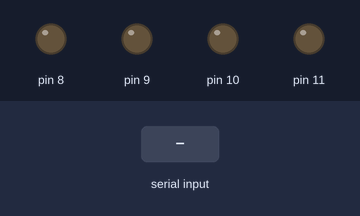
Recording of a sketch running on a simulated Arduino Uno, built with avr-gcc and run on an emulated ATmega328P. On the bench: output pins drawn as LEDs (lit = HIGH). The inputs (shaded band) are chosen by the test bench.

Above: at 1.2 s.
1.3 s: "1" received over Serial
At 2.0 s:
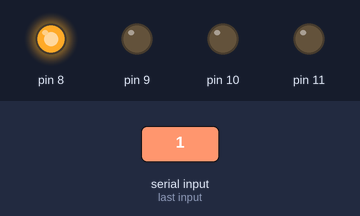
2.8 s: "2" received over Serial
At 3.1 s:
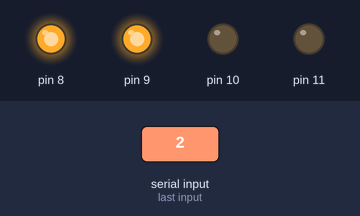
4.3 s: "3" received over Serial
At 5.5 s:
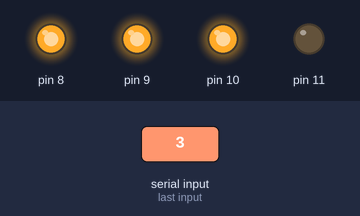
5.8 s: "4" received over Serial
At 6.6 s:
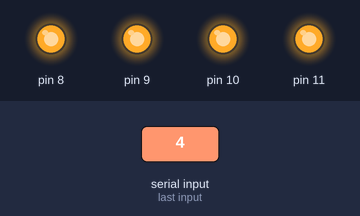
7.3 s: "0" received over Serial
At 7.8 s:
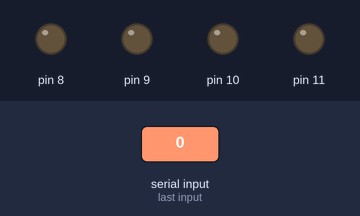
Timing chart, 0 to 9.8 s (numbered marks = the images above; inputs shaded):
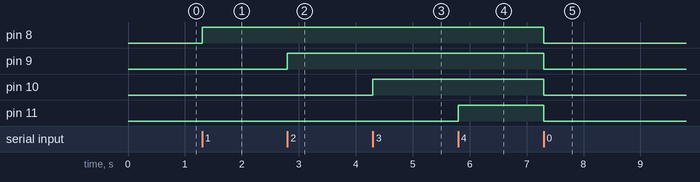

The sketch:

hand_gesture.ino
```cpp
char prevData = '0';  // store previous gesture

void setup()
{
  Serial.begin(9600);

  pinMode(8, OUTPUT);
  pinMode(9, OUTPUT);
  pinMode(10, OUTPUT);
  pinMode(11, OUTPUT);
}

void loop()
{
  if (Serial.available() > 0)
  {
    char data = Serial.read();

    // sirf update kare jab naya data aaye
    if (data != prevData)
    {
      prevData = data;

      // pehle sab LED OFF
      digitalWrite(8, LOW);
      digitalWrite(9, LOW);
      digitalWrite(10, LOW);
      digitalWrite(11, LOW);

      // data ke hisab se LED ON
      if (data == '1') digitalWrite(8, HIGH);
      else if (data == '2') { digitalWrite(8, HIGH); digitalWrite(9, HIGH); }
      else if (data == '3') { digitalWrite(8, HIGH); digitalWrite(9, HIGH); digitalWrite(10, HIGH); }
      else if (data == '4') { digitalWrite(8, HIGH); digitalWrite(9, HIGH); digitalWrite(10, HIGH); digitalWrite(11, HIGH); }
    }
  }
}
```

Measured:
- after the input at 1.3 s, pin 8: LOW → HIGH at once
- after the input at 2.8 s, pin 9: LOW → HIGH at once
- after the input at 4.3 s, pin 10: LOW → HIGH at once
- after the input at 5.8 s, pin 11: LOW → HIGH at once
- after the input at 7.3 s, pin 8–11: HIGH → LOW at once
